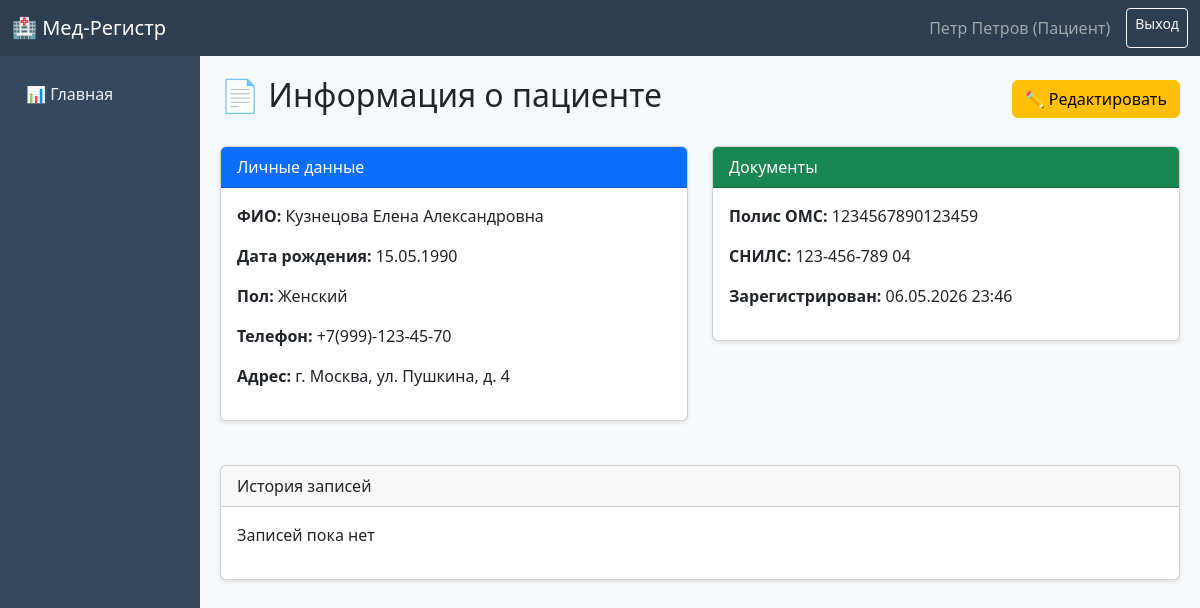
/patients/1/ (signed in), run on the app's committed database.
### accounts/models.py (models this page shows, shortened)
class User(AbstractUser):
    ROLE_CHOICES = (
        ('registrator', 'Медицинский регистратор'),
        ('doctor', 'Врач'),
        ('admin', 'Администратор'),
        ('patient', 'Пациент'),
    )
    role = models.CharField(
        max_length=20,
        choices=ROLE_CHOICES,
        default='registrator',
        verbose_name='Роль'
    )
    phone = models.CharField(
        max_length=20,
        blank=True,
        null=True,
        verbose_name='Телефон'
    )
    middle_name = models.CharField(
        max_length=30,
        blank=True,
        verbose_name='Отчество'
    )
    class Meta:
        verbose_name = 'Пользователь'
        verbose_name_plural = 'Пользователи'

### registry/models.py (models this page shows, shortened)
class Patient(models.Model):
    GENDER_CHOICES = (
        ('M', 'Мужской'),
        ('F', 'Женский'),
    )
    user = models.OneToOneField(
        'accounts.User',
        on_delete=models.CASCADE,
        related_name='patient_profile',
        verbose_name='Пользователь',
        null=True,
        blank=True,
    )
    cyrillic_validator = RegexValidator(
        regex=r'^[а-яА-ЯёЁ\s]+$',
        message='ФИО должно содержать только символы кириллицы и пробелы'
    )
    phone_validator = RegexValidator(
        regex=r'^\+7\(\d{3}\)-\d{3}-\d{2}-\d{2}$',
        message='Телефон должен быть в формате +7(XXX)-XXX-XX-XX'
    )
    oms_validator = RegexValidator(
        regex=r'^\d{16}$',
        message='Полис ОМС должен содержать 16 цифр'
    )
    snils_validator = RegexValidator(
        regex=r'^\d{3}-\d{3}-\d{3} \d{2}$',
        message='СНИЛС должен быть в формате XXX-XXX-XXX XX'
    )
    last_name = models.CharField(
        max_length=100,
        validators=[cyrillic_validator],
        verbose_name='Фамилия'
    )
    first_name = models.CharField(
        max_length=100,
        validators=[cyrillic_validator],
        verbose_name='Имя'
    )
    middle_name = models.CharField(
        max_length=100,
        blank=True,
        validators=[cyrillic_validator],
        verbose_name='Отчество'
    )
    date_of_birth = models.DateField(
        verbose_name='Дата рождения'
    )
    gender = models.CharField(
        max_length=1,
        choices=GENDER_CHOICES,
        verbose_name='Пол'
    )
    address = models.TextField(
        verbose_name='Адрес'
    )
    phone = models.CharField(
        max_length=20,
        validators=[phone_validator],
        unique=True,
        verbose_name='Телефон'
    )
    oms_number = models.CharField(
        max_length=16,
        validators=[oms_validator],
        unique=True,
        verbose_name='Полис ОМС'
    )
    snils = models.CharField(
        max_length=15,
        validators=[snils_validator],
        unique=True,
        verbose_name='СНИЛС'
    )
    created_at = models.DateTimeField(
        auto_now_add=True,
        verbose_name='Дата регистрации'
    )
    updated_at = models.DateTimeField(
        auto_now=True,
        verbose_name='Дата обновления'
    )
    class Meta:
        verbose_name = 'Пациент'
        verbose_name_plural = 'Пациенты'
        ordering = ['last_name', 'first_name']
    @property
    def full_name(self):
        return f"{self.last_name} {self.first_name} {self.middle_name}"

### registry/views.py (the view)
# urls.py: path('patients/<int:pk>/', views.patient_detail, name='patient_detail'),
@login_required
def patient_detail(request, pk):
    patient = get_object_or_404(Patient, pk=pk)
    appointments = patient.appointments.all()[:10]
    context = {
        'patient': patient,
        'appointments': appointments,
    }
    return render(request, 'registry/patient_detail.html', context)

### templates/registry/patient_detail.html (shortened to what this page needs)
{% extends 'base.html' %}
{% block content %}
<div class="d-flex justify-content-between align-items-center mb-4">
    <h2>📄 Информация о пациенте</h2>
    <a href="{% url 'registry:patient_edit' patient.pk %}" class="btn btn-warning">✏️ Редактировать</a>
</div>
<div class="row">
    <div class="col-md-6">
        <div class="card">
            <div class="card-header bg-primary text-white">Личные данные</div>
            <div class="card-body">
                <p><strong>ФИО:</strong> {{ patient.full_name }}</p>
                <p><strong>Дата рождения:</strong> {{ patient.date_of_birth|date:"d.m.Y" }}</p>
                <p><strong>Пол:</strong> {{ patient.get_gender_display }}</p>
                <p><strong>Телефон:</strong> {{ patient.phone }}</p>
                <p><strong>Адрес:</strong> {{ patient.address }}</p>
            </div>
        </div>
    </div>
    <div class="col-md-6">
        <div class="card">
            <div class="card-header bg-success text-white">Документы</div>
            <div class="card-body">
                <p><strong>Полис ОМС:</strong> {{ patient.oms_number }}</p>
                <p><strong>СНИЛС:</strong> {{ patient.snils }}</p>
                <p><strong>Зарегистрирован:</strong> {{ patient.created_at|date:"d.m.Y H:i" }}</p>
            </div>
        </div>
    </div>
</div>
<div class="card mt-4">
    <div class="card-header">История записей</div>
    <div class="card-body">
        {% if appointments %}
        <table class="table">
            <thead>
                <tr>
                    <th>Дата</th>
                    <th>Врач</th>
                    <th>Статус</th>
                </tr>
            </thead>
            <tbody>
                {% for apt in appointments %}
                <tr>
                    <td>{{ apt.appointment_date|date:"d.m.Y" }} {{ apt.appointment_time }}</td>
                    <td>{{ apt.doctor }}</td>
                    <td>{{ apt.get_status_display }}</td>
                </tr>
                {% endfor %}
            </tbody>
        </table>
        {% else %}
        <p>Записей пока нет</p>
        {% endif %}
    </div>
</div>
{% endblock %}

### templates/base.html (shortened to what this page needs)
<!DOCTYPE html>
<html lang="ru">
<head>
    <link href="https://cdn.jsdelivr.net/npm/bootstrap@5.3.0/dist/css/bootstrap.min.css" rel="stylesheet">
</head>
<body>
    <nav class="navbar navbar-expand-lg navbar-dark">
        <div class="container-fluid">
            <a class="navbar-brand" href="{% url 'registry:dashboard' %}">🏥 Мед-Регистр</a>
            {% if user.is_authenticated %}
            <div class="d-flex">
                <span class="navbar-text me-3">{{ user.get_full_name }} ({{ user.get_role_display }})</span>
                <a href="{% url 'accounts:logout' %}" class="btn btn-outline-light btn-sm">Выход</a>
            </div>
            {% endif %}
        </div>
    </nav>
    <div class="container-fluid">
        <div class="row">
            {% if user.is_authenticated %}
            <div class="col-md-2 sidebar p-3">
                <a href="{% url 'registry:dashboard' %}">📊 Главная</a>
            </div>
            {% endif %}
            <div class="{% if user.is_authenticated %}col-md-10{% else %}col-12{% endif %} content">
                {% block content %}{% endblock %}
            </div>
        </div>
    </div>
</body>
</html>

### templates/base.html (style rules this page uses)
body { background-color: #f8f9fa; }
.navbar { background-color: #2c3e50 !important; }
.sidebar { min-height: calc(100vh - 56px); background-color: #34495e; color: white; }
.sidebar a { color: #ecf0f1; text-decoration: none; display: block; padding: 10px; }
.content { padding: 20px; }
.card { margin-bottom: 20px; box-shadow: 0 2px 4px rgba(0,0,0,0.1); }

### data on the page
User: get_full_name "Петр Петров", role "Пациент"
Patient: full_name "Кузнецова Елена Александровна", date_of_birth "15.05.1990", gender "Женский", phone "+7(999)-123-45-70", address "г. Москва, ул. Пушкина, д. 4", oms_number "1234567890123459", snils "123-456-789 04", created_at "06.05.2026 23:46"
